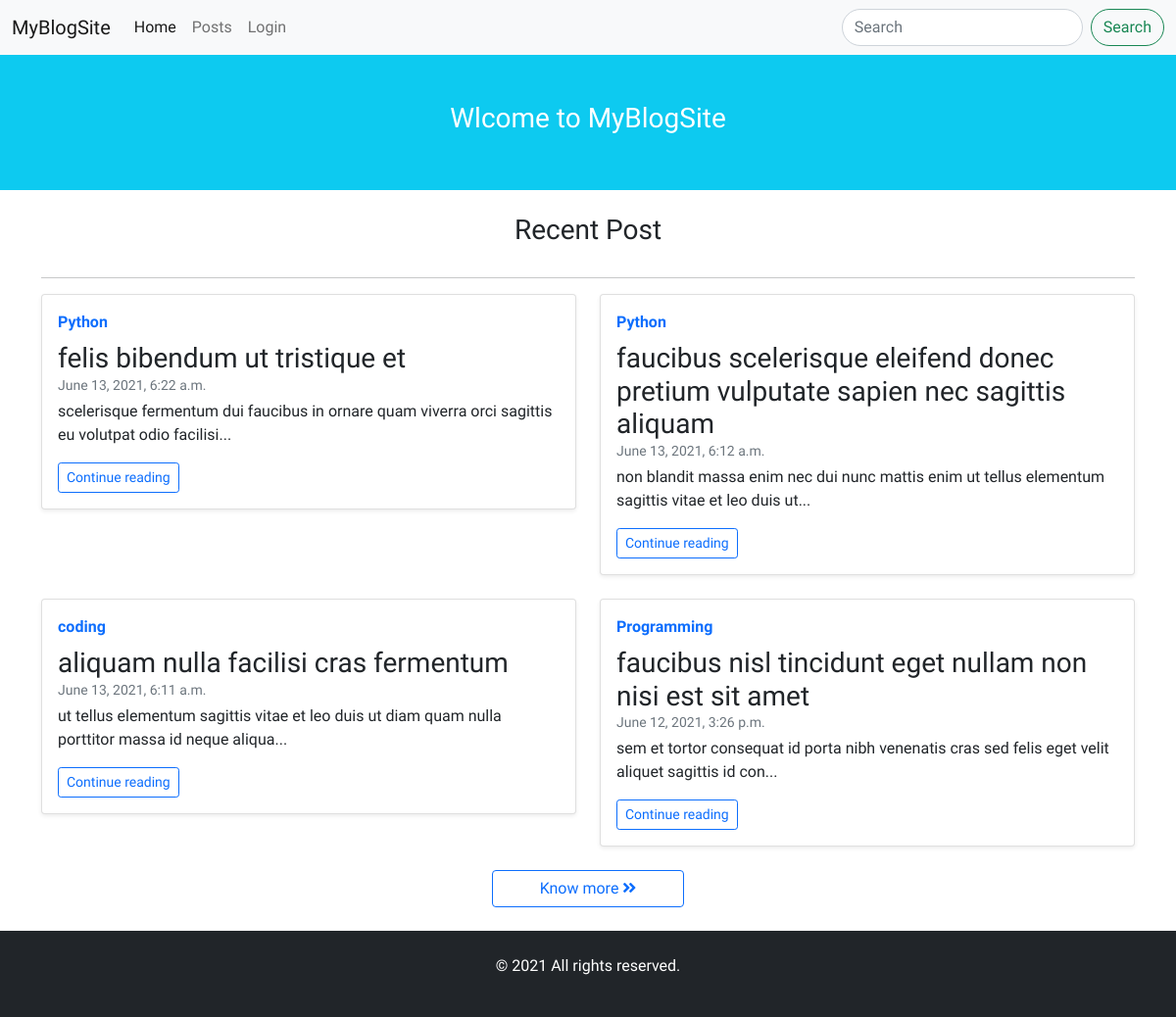
The page / on the database its author committed.
### Blogs/models.py (models this page shows, shortened)
class Post(models.Model):
    title=models.CharField(max_length=200)
    category = models.CharField(max_length=200)
    FeatureImages =models.ImageField(null=True, blank=True,upload_to="images/")
    body = RichTextField(blank=True, null=True)
    date=models.DateTimeField(auto_now_add=True)

### myBlogSite/views.py (the view)
# urls.py: path('', PostView.as_view(), name="Post"),
class PostView(ListView):
    model = Post
    template_name = 'index.html'
    queryset = Post.objects.order_by('-id')[:4]

### templates/index.html (shortened to what this page needs)
{% extends 'base.html' %}
{% block content %}
<div class="container-fluid bg-info text-white p-5">
	<h3 class="text-center">Wlcome to MyBlogSite</h3>
</div>
<div class="container mt-4">
	{% if object_list %}
	<h3 class="pb-3 mb-2 mt-3 text-center">Recent Post</h3>
	<hr>
	<div class="row">
		{% for post in object_list %}
		<div class="col-md-6">
			<div class="card flex-md-row mb-4 shadow-sm h-md-250">
				<div class="card-body d-flex flex-column align-items-start">
					<strong class="d-inline-block mb-2 text-primary">{{post.category}}</strong>
					<h6 class="mb-0">
						<a class="text-dark text-decoration-none fs-3" href="{% url 'PostDetail' post.pk %}"
						>{{post.title}}</a
						>
					</h6>
					<div class="mb-1 text-muted small">{{post.date}}</div>
					<p class="card-text mb-auto">
						{{post.body|safe|slice:100}}...
					</p>
					<a
							class="btn btn-outline-primary btn-sm"
							role="button"
							href="{% url 'PostDetail' post.pk %}"
					>Continue reading</a
					>
				</div>
			</div>
		</div>
		{% endfor %}
	</div>
	<div class="text-center">
		<a href="{% url 'Post' %}" class="float-left btn btn-outline-primary px-5">
			Know more <i class="fas fa-angle-double-right"></i
		></a>
	</div>
	<br/>
	{% else %}
	<h3 class="text-center my-4">No Posts Available</h3>
	{% endif%}
</div>
{% endblock %}

### templates/base.html (shortened to what this page needs)
<!DOCTYPE html>
<html lang="en">
{% load static %}
<head>
	<link
			href="https://cdn.jsdelivr.net/npm/bootstrap@5.0.1/dist/css/bootstrap.min.css"
			rel="stylesheet"
	/>
	<link
			rel="stylesheet"
			href="https://use.fontawesome.com/releases/v5.2.0/css/all.css"
	/>
</head>
<body>
<nav class="navbar navbar-expand-lg navbar-light bg-light">
	<div class="container-fluid">
		<a class="navbar-brand" href="{% url 'home' %}">MyBlogSite</a>
		<div class="collapse navbar-collapse" id="navbarSupportedContent">
			<ul class="navbar-nav me-auto mb-2 mb-lg-0">
				<li class="nav-item">
					<a class="nav-link active" aria-current="page" href="{% url 'home' %}">Home</a>
				</li>
				<li class="nav-item">
					<a class="nav-link" href="{% url 'Post' %}">Posts</a>
				</li>
				{% if user.is_authenticated %}
				<li class="nav-item">
					<a class="nav-link" href="{% url 'add_post' %}">Add Post</a>
				</li>
				<li class="nav-item">
					<a class="nav-link" href="{% url 'logout' %}">LogOut</a>
				</li>
				<li class="nav-item">
					<a class="nav-link" href="{% url 'home' %}">Hello-{{user}}</span></a>
				</li>
				{% else %}
				<li class="nav-item">
					<a class="nav-link" href="{% url 'login' %}">Login</a>
				</li>
				{% endif %}
			</ul>
			<form action="{% url 'search_results' %}" class="d-flex">
				<input
						class="form-control me-2 rounded-pill"
						type="search"
						placeholder="Search"
						aria-label="Search"
						name="S"
				/>
				<button class="btn btn-outline-success rounded-pill" type="submit">
					Search
				</button>
			</form>
		</div>
	</div>
</nav>
{% block content %}
{% endblock %}
<footer class="position-relative bottom section-padding bg-dark text-white p-4">
	<div class="container">
		<div class="row">
			<div class="col-md-12 text-center">
				<div class="copyright">
					<p>
						© <span>2021</span>
						<a href="#"></a> All rights
						reserved.
					</p>
				</div>
			</div>
		</div>
	</div>
</footer>
</body>
</html>

### templates/base.html (style rules this page uses)
body { font-family: 'Oswald', sans-serif; }

### rows shown on the page
Post: category "Python", title "felis bibendum ut tristique et", date "June 13, 2021, 6:22 a.m.", body "scelerisque fermentum dui faucibus in ornare quam viverra orci sagittis eu volutpat odio facilisi"
Post: category "Python", title "faucibus scelerisque eleifend donec pretium vulputate sapien nec sagittis aliquam", date "June 13, 2021, 6:12 a.m.", body "non blandit massa enim nec dui nunc mattis enim ut tellus elementum sagittis vitae et leo duis ut"
Post: category "coding", title "aliquam nulla facilisi cras fermentum", date "June 13, 2021, 6:11 a.m.", body "ut tellus elementum sagittis vitae et leo duis ut diam quam nulla porttitor massa id neque aliqua"
Post: category "Programming", title "faucibus nisl tincidunt eget nullam non nisi est sit amet", date "June 12, 2021, 3:26 p.m.", body "sem et tortor consequat id porta nibh venenatis cras sed felis eget velit aliquet sagittis id con"
